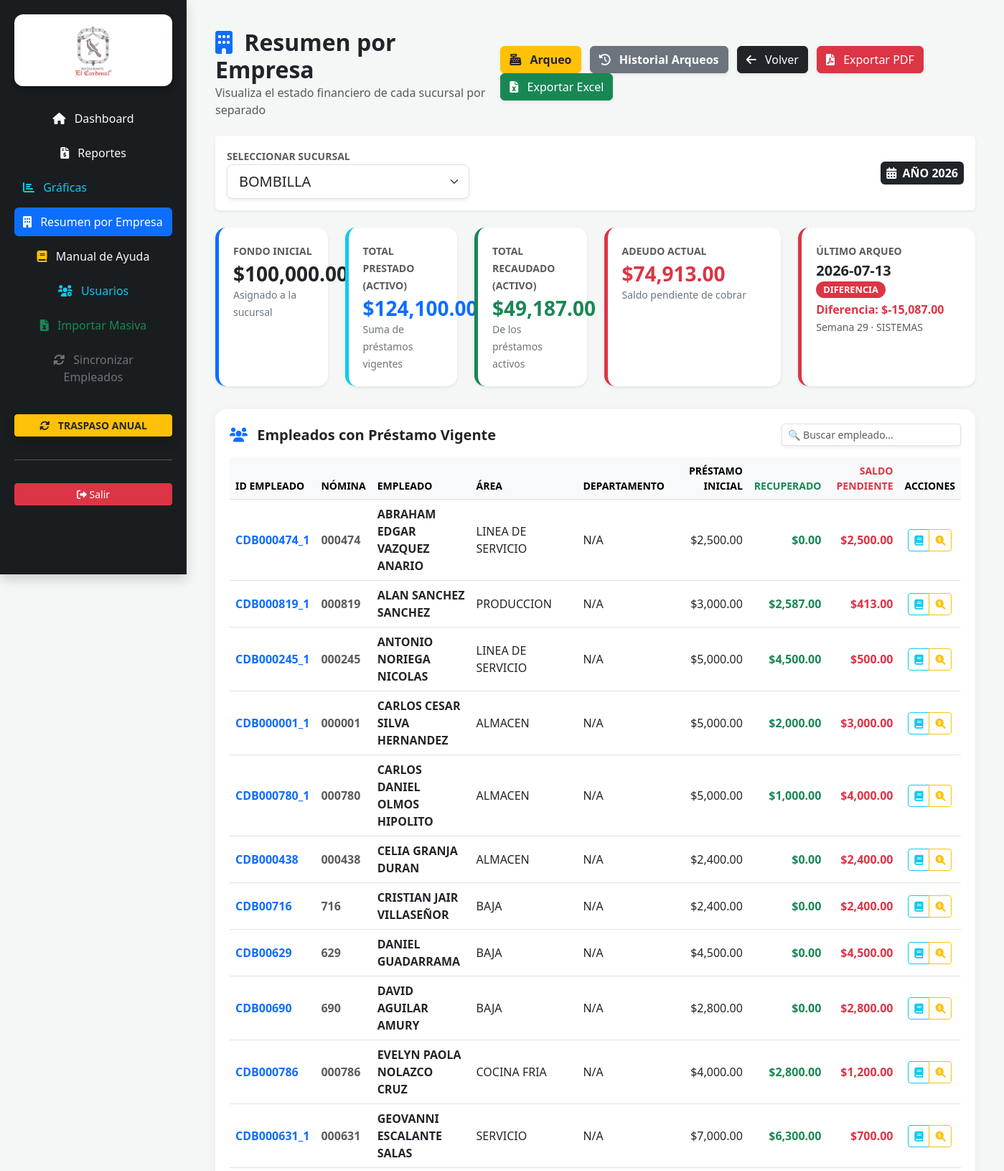
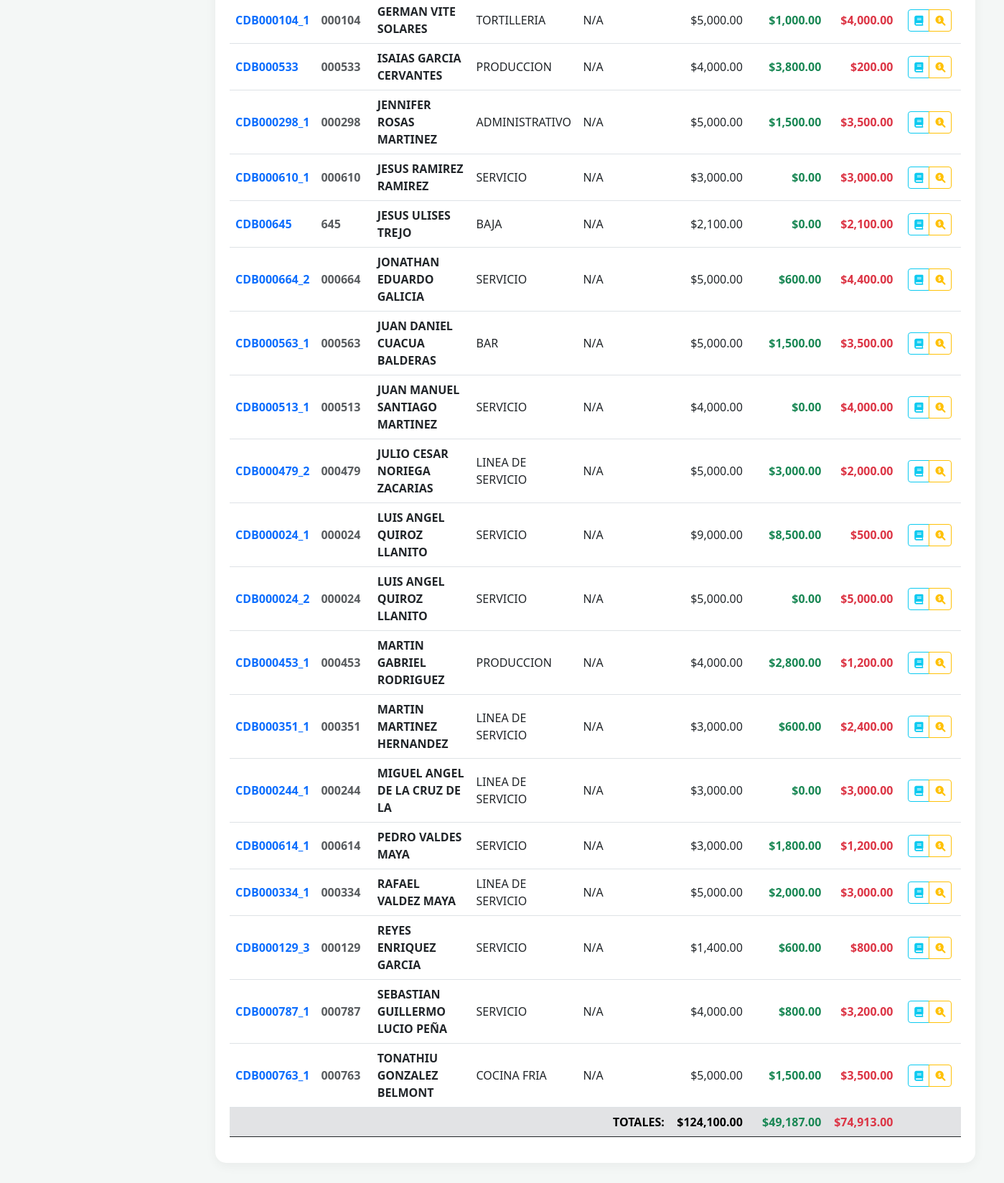
Screenshot of /resumen_empresa/BOMBILLA (signed in) with the database file from the repository (2 pictures, top to bottom).
### tables this page shows
CREATE TABLE arqueos (
        id INTEGER PRIMARY KEY AUTOINCREMENT, sucursal TEXT, fecha TEXT, semana INTEGER, 
        fondo_sistema REAL, efectivo_real REAL, diferencia REAL, observaciones TEXT, usuario TEXT, detalle TEXT);

CREATE TABLE prestamos (
        id INTEGER PRIMARY KEY AUTOINCREMENT, nomina TEXT, empleado TEXT NOT NULL,
        area TEXT, monto_inicial REAL, saldo_pendiente REAL, fecha_otorgamiento TEXT, sucursal TEXT, semana_otorgada INTEGER, autoriza TEXT, motivo_adicional TEXT, id_empleado TEXT, fecha_ingreso TEXT, puesto TEXT);

### app.py (the view)
@app.route('/resumen_empresa/<sucursal>')
def resumen_empresa(sucursal):
    if not es_admin() and session.get('sucursal') != sucursal:
        return redirect(f'/resumen_empresa/{session.get("sucursal")}')
    sucursales_validas = ['TACUBA', 'BOMBILLA', 'RESTORANES', 'NAPOLES', 'BRIGAR', 'BGARI']
    if sucursal not in sucursales_validas:
        sucursal = 'TACUBA'
    conn = sqlite3.connect(DB_NAME, timeout=10.0)
    conn.row_factory = sqlite3.Row
    caja = conn.execute('SELECT saldo_inicial, saldo_actual FROM cajas WHERE sucursal = ?', (sucursal,)).fetchone()
    fondo_inicial = int(caja['saldo_inicial']) if caja else 0
    fondo_actual = int(caja['saldo_actual']) if caja else 0
    ultimo_arqueo = conn.execute('SELECT * FROM arqueos WHERE sucursal = ? ORDER BY fecha DESC LIMIT 1', (sucursal,)).fetchone()
    hoy = datetime.now()
    semana_actual = hoy.isocalendar()[1]
    arqueo_pendiente = False
    if not (es_admin() and sucursal != session.get('sucursal')):
        arqueo_hecho = conn.execute('SELECT id FROM arqueos WHERE sucursal = ? AND semana = ? AND strftime("%Y", fecha) = ?',
                                    (sucursal, semana_actual, str(hoy.year))).fetchone()
        if not arqueo_hecho:
            arqueo_pendiente = True
    historial_arqueos = conn.execute('SELECT * FROM arqueos WHERE sucursal = ? ORDER BY id DESC', (sucursal,)).fetchall()
    historial_arqueos_parsed = []
    for a in historial_arqueos:
        a_dict = dict(a)
        try:
            if a_dict.get('detalle'):
                a_dict['detalle'] = json.loads(a_dict['detalle'])
            else:
                a_dict['detalle'] = {}
        except:
            a_dict['detalle'] = {}
        a_dict['detalle_json'] = json.dumps(a_dict['detalle'], ensure_ascii=False)
        historial_arqueos_parsed.append(a_dict)
    prestamos_activos = conn.execute('''
        SELECT id, id_empleado, nomina, empleado, area, monto_inicial, saldo_pendiente, fecha_ingreso,
               (monto_inicial - saldo_pendiente) as recuperado
        FROM prestamos
        WHERE sucursal = ? AND saldo_pendiente > 0
        ORDER BY empleado ASC
    ''', (sucursal,)).fetchall()
    total_prestado = conn.execute('SELECT SUM(monto_inicial) FROM prestamos WHERE sucursal = ? AND saldo_pendiente > 0', (sucursal,)).fetchone()[0] or 0
    total_adeudo = conn.execute('SELECT SUM(saldo_pendiente) FROM prestamos WHERE sucursal = ? AND saldo_pendiente > 0', (sucursal,)).fetchone()[0] or 0
    total_recaudado = total_prestado - total_adeudo
    cajas = conn.execute('SELECT * FROM cajas').fetchall()
    usuarios_lista = conn.execute('SELECT * FROM usuarios WHERE username != "SISTEMAS"').fetchall()
    res_anio = conn.execute('SELECT fecha_otorgamiento FROM prestamos ORDER BY id DESC LIMIT 1').fetchone()
    anio_act = str(hoy.year)
    if res_anio and res_anio[0]:
        match = re.search(r'\d{4}', str(res_anio[0]))
        if match:
            anio_act = match.group()
    conn.close()
    return render_template('resumen_empresa.html',
                          sucursal=sucursal, sucursales=sucursales_validas,
                          fondo_inicial=fondo_inicial, fondo_actual=fondo_actual,
                          total_prestado=total_prestado, total_recaudado=total_recaudado,
                          total_adeudo=total_adeudo, prestamos=prestamos_activos,
                          anio_act=anio_act, admin=es_admin(), cajas=cajas,
                          usuarios=usuarios_lista, datetime=datetime,
                          arqueo_pendiente=arqueo_pendiente, historial_arqueos=historial_arqueos_parsed,
                          ultimo_arqueo=ultimo_arqueo)

### templates/resumen_empresa.html (shortened to what this page needs)
<!DOCTYPE html>
<html lang="es">
<head>
    <link href="https://cdn.jsdelivr.net/npm/bootstrap@5.3.0/dist/css/bootstrap.min.css" rel="stylesheet">
    <link rel="stylesheet" href="https://cdnjs.cloudflare.com/ajax/libs/font-awesome/6.0.0/css/all.min.css">
</head>
<body>
<div class="sidebar shadow text-center">
    <div class="logo-box">
        <img src="{{ url_for('static', filename='logo_cardenal.png') }}" alt="El Cardenal" class="img-fluid" style="max-height: 80px;">
    </div>
    <nav class="nav flex-column gap-2 text-start">
        <a href="/" class="btn btn-outline-light border-0 py-2"><i class="fas fa-home me-2"></i> Dashboard</a>
        <a href="/reportes" class="btn btn-outline-light border-0 py-2"><i class="fas fa-file-invoice-dollar me-2"></i> Reportes</a>
        <a href="/graficas" class="btn btn-outline-info border-0 py-2 text-start"><i class="fas fa-chart-bar me-2"></i> Gráficas</a>
        <a href="/resumen_empresa" class="btn btn-outline-primary border-0 py-2 text-start active"><i class="fas fa-building me-2"></i> Resumen por Empresa</a>
        <a href="{{ url_for('static', filename='manual_prestamos.pdf') }}" target="_blank" class="btn btn-outline-light border-0 py-2"><i class="fas fa-book me-2 text-warning"></i> Manual de Ayuda</a>
        {% if admin %}
        <button class="btn btn-outline-info border-0 py-2" data-bs-toggle="modal" data-bs-target="#modalUsuarios"><i class="fas fa-users-cog me-2"></i> Usuarios</button>
        <button class="btn btn-outline-success border-0 py-2" data-bs-toggle="modal" data-bs-target="#modalExcel"><i class="fas fa-file-excel me-2"></i> Importar Masiva</button>
        <button class="btn btn-outline-secondary border-0 py-2" data-bs-toggle="modal" data-bs-target="#modalSincronizar"><i class="fas fa-sync-alt me-2"></i> Sincronizar Empleados</button>
        <button class="btn btn-warning text-dark fw-bold btn-sm mt-4 shadow" data-bs-toggle="modal" data-bs-target="#modalAnio"><i class="fas fa-sync-alt me-2"></i> TRASPASO ANUAL</button>
        {% endif %}
        <hr class="opacity-25 mt-4">
        <a href="/logout" class="btn btn-danger btn-sm w-100 mt-2 mb-3"><i class="fas fa-sign-out-alt"></i> Salir</a>
    </nav>
</div>
<div class="main-content">
    <div class="d-flex justify-content-between align-items-center mb-4">
        <div>
            <h2 class="fw-bold text-dark mb-0"><i class="fas fa-building me-2 text-primary"></i> Resumen por Empresa</h2>
            <p class="text-muted mb-0">Visualiza el estado financiero de cada sucursal por separado</p>
        </div>
        <div class="no-print">
            {% if admin %}
            <button class="btn btn-warning shadow-sm text-dark fw-bold me-2" data-bs-toggle="modal" data-bs-target="#modalArqueo"><i class="fas fa-cash-register me-2"></i> Arqueo</button>
            {% endif %}
            <button class="btn btn-secondary shadow-sm fw-bold me-2" data-bs-toggle="modal" data-bs-target="#modalHistorialArqueos"><i class="fas fa-history me-2"></i> Historial Arqueos</button>
            <a href="/" class="btn btn-dark shadow-sm me-2"><i class="fas fa-arrow-left me-2"></i> Volver</a>
            <button onclick="exportarPDF()" class="btn btn-danger shadow-sm"><i class="fas fa-file-pdf me-2"></i> Exportar PDF</button>
            <button onclick="exportarExcel()" class="btn btn-success shadow-sm"><i class="fas fa-file-excel me-2"></i> Exportar Excel</button>
        </div>
    </div>
    <div class="card p-3 shadow-sm mb-4 bg-white border-0 no-print">
        <div class="row align-items-center">
            <div class="col-md-8">
                <label class="fw-bold text-muted text-uppercase small">Seleccionar Sucursal</label>
                {% if admin %}
                <select id="selectorSucursal" class="form-select form-select-lg w-50 shadow-sm" onchange="location = '/resumen_empresa/' + this.value;">
                    {% for s in sucursales %}
                    <option value="{{ s }}" {% if s == sucursal %}selected{% endif %}>{{ s }}</option>
                    {% endfor %}
                </select>
                {% else %}
                <input type="text" class="form-control form-control-lg w-50 bg-light fw-bold text-center" value="{{ sucursal }}" readonly>
                {% endif %}
            </div>
            <div class="col-md-4 text-end">
                <span class="badge bg-dark fs-6 p-2"><i class="fas fa-calendar-alt me-1"></i> AÑO {{ anio_act }}</span>
            </div>
        </div>
    </div>
    <div class="row mb-4">
        <div class="col-lg-2 col-md-4 mb-2">
            <div class="kpi-card shadow-sm border-primary">
                <small class="text-muted fw-bold text-uppercase">Fondo Inicial</small>
                <h3 class="fw-bold text-dark mb-0 mt-1">${{ "{:,.2f}".format(fondo_inicial) }}</h3>
                <small class="text-secondary">Asignado a la sucursal</small>
            </div>
        </div>
        <div class="col-lg-2 col-md-4 mb-2">
            <div class="kpi-card shadow-sm border-info">
                <small class="text-muted fw-bold text-uppercase">Total Prestado (Activo)</small>
                <h3 class="fw-bold text-primary mb-0 mt-1">${{ "{:,.2f}".format(total_prestado) }}</h3>
                <small class="text-secondary">Suma de préstamos vigentes</small>
            </div>
        </div>
        <div class="col-lg-2 col-md-4 mb-2">
            <div class="kpi-card shadow-sm border-success">
                <small class="text-muted fw-bold text-uppercase">Total Recaudado (Activo)</small>
                <h3 class="fw-bold text-success mb-0 mt-1">${{ "{:,.2f}".format(total_recaudado) }}</h3>
                <small class="text-secondary">De los préstamos activos</small>
            </div>
        </div>
        <div class="col-lg-3 col-md-4 mb-2">
            <div class="kpi-card shadow-sm border-danger">
                <small class="text-muted fw-bold text-uppercase">Adeudo Actual</small>
                <h3 class="fw-bold text-danger mb-0 mt-1">${{ "{:,.2f}".format(total_adeudo) }}</h3>
                <small class="text-secondary">Saldo pendiente de cobrar</small>
            </div>
        </div>
        <div class="col-lg-3 col-md-4 mb-2">
            <div class="kpi-card shadow-sm border-{{ 'success' if ultimo_arqueo and ultimo_arqueo.diferencia == 0 else 'danger' }}"
                 style="border-left-color: {{ '#28a745' if ultimo_arqueo and ultimo_arqueo.diferencia == 0 else '#dc3545' }};">
                <small class="text-muted fw-bold text-uppercase">Último Arqueo</small>
                {% if ultimo_arqueo %}
                    <h5 class="fw-bold mb-0 mt-1">
                        {{ ultimo_arqueo.fecha.split(' ')[0] }}
                        <span class="badge {{ 'bg-success' if ultimo_arqueo.diferencia == 0 else 'bg-danger' }} badge-estatus">
                            {{ 'CUADRADO' if ultimo_arqueo.diferencia == 0 else 'DIFERENCIA' }}
                        </span>
                    </h5>
                    <div class="mt-1">
                        <span class="fw-bold {{ 'text-success' if ultimo_arqueo.diferencia == 0 else 'text-danger' }}">
                            Diferencia: ${{ "{:,.2f}".format(ultimo_arqueo.diferencia) }}
                        </span>
                    </div>
                    <small class="text-muted">Semana {{ ultimo_arqueo.semana }} · {{ ultimo_arqueo.usuario }}</small>
                {% else %}
                    <h5 class="fw-bold text-muted mt-1">Sin arqueo</h5>
                    <small class="text-secondary">No hay registros</small>
                {% endif %}
            </div>
        </div>
    </div>
    <div class="table-container" id="tablaContainer">
        <div class="d-flex justify-content-between align-items-center mb-3 no-print">
            <h5 class="fw-bold mb-0"><i class="fas fa-users me-2 text-primary"></i> Empleados con Préstamo Vigente</h5>
            <div>
                <input type="text" id="busqueda" class="form-control form-control-sm shadow-sm" placeholder="🔍 Buscar empleado..." style="width: 250px;" onkeyup="filtrarTabla()">
            </div>
        </div>
        <table class="table table-hover align-middle" id="tablaEmpleados">
            <thead class="table-light text-uppercase small">
                <tr>
                    <th>ID Empleado</th>
                    <th>Nómina</th>
                    <th>Empleado</th>
                    <th>Área</th>
                    <th>DEPARTAMENTO</th>
                    <th class="text-end">Préstamo Inicial</th>
                    <th class="text-end text-success">Recuperado</th>
                    <th class="text-end text-danger">Saldo Pendiente</th>
                    <th class="text-center no-print">Acciones</th>
                </tr>
            </thead>
            <tbody>
                {% set total_prestado_suma = namespace(valor=0) %}
                {% set total_recuperado_suma = namespace(valor=0) %}
                {% set total_pendiente_suma = namespace(valor=0) %}
                {% for p in prestamos %}
                    {% set total_prestado_suma.valor = total_prestado_suma.valor + p.monto_inicial %}
                    {% set total_recuperado_suma.valor = total_recuperado_suma.valor + p.recuperado %}
                    {% set total_pendiente_suma.valor = total_pendiente_suma.valor + p.saldo_pendiente %}
                <tr>
                    <td class="fw-bold text-primary">{{ p.id_empleado or 'N/A' }}</td>
                    <td class="text-muted fw-bold">{{ p.nomina }}</td>
                    <td class="fw-bold">{{ p.empleado }}</td>
                    <td>{{ p.area }}</td>
                    <td>{{ p.puesto or 'N/A' }}</td>
                    <td class="text-end">${{ "{:,.2f}".format(p.monto_inicial) }}</td>
                    <td class="text-end text-success fw-bold">${{ "{:,.2f}".format(p.recuperado) }}</td>
                    <td class="text-end text-danger fw-bold">${{ "{:,.2f}".format(p.saldo_pendiente) }}</td>
                    <td class="text-center no-print">
                        <div class="btn-group">
                            <a href="/reporte/kardex_empleado" class="btn btn-sm btn-outline-info" title="Ver Kardex" onclick="event.preventDefault(); document.getElementById('formKardex{{ p.id }}').submit();">
                                <i class="fas fa-book"></i>
                            </a>
                            <a href="/auditar_abonos/{{ p.id }}" class="btn btn-sm btn-outline-warning" title="Auditar Abonos">
                                <i class="fas fa-search-dollar"></i>
                            </a>
                        </div>
                    </td>
                </tr>
                {% else %}
                <tr><td colspan="9" class="text-center text-muted py-4">No hay empleados con préstamos activos en esta sucursal.</td></tr>
                {% endfor %}
            </tbody>
            <tfoot class="table-secondary fw-bold border-top border-dark">
                <tr>
                    <td colspan="5" class="text-end text-uppercase">TOTALES:</td>
                    <td class="text-end" id="total_prestado_foot">${{ "{:,.2f}".format(total_prestado_suma.valor) }}</td>
                    <td class="text-end text-success" id="total_recuperado_foot">${{ "{:,.2f}".format(total_recuperado_suma.valor) }}</td>
                    <td class="text-end text-danger" id="total_pendiente_foot">${{ "{:,.2f}".format(total_pendiente_suma.valor) }}</td>
                    <td class="no-print"></td>
                </tr>
            </tfoot>
        </table>
    </div>
</div>
</body>
</html>

### rows the page displays
arqueos: fecha "2026-07-13", diferencia "DIFERENCIA", diferencia "-15,087.00", semana "29", usuario "SISTEMAS"
prestamos: id_empleado "CDB000474_1", nomina "000474", empleado "ABRAHAM EDGAR VAZQUEZ ANARIO", area "LINEA DE SERVICIO", puesto "N/A", monto_inicial "2,500.00", recuperado "0.00", saldo_pendiente "2,500.00"
prestamos: id_empleado "CDB000819_1", nomina "000819", empleado "ALAN SANCHEZ SANCHEZ", area "PRODUCCION", puesto "N/A", monto_inicial "3,000.00", recuperado "2,587.00", saldo_pendiente "413.00"
prestamos: id_empleado "CDB000245_1", nomina "000245", empleado "ANTONIO NORIEGA NICOLAS", area "LINEA DE SERVICIO", puesto "N/A", monto_inicial "5,000.00", recuperado "4,500.00", saldo_pendiente "500.00"
prestamos: id_empleado "CDB000001_1", nomina "000001", empleado "CARLOS CESAR SILVA HERNANDEZ", area "ALMACEN", puesto "N/A", monto_inicial "5,000.00", recuperado "2,000.00", saldo_pendiente "3,000.00"
prestamos: id_empleado "CDB000780_1", nomina "000780", empleado "CARLOS DANIEL OLMOS HIPOLITO", area "ALMACEN", puesto "N/A", monto_inicial "5,000.00", recuperado "1,000.00", saldo_pendiente "4,000.00"
prestamos: id_empleado "CDB000438", nomina "000438", empleado "CELIA GRANJA DURAN", area "ALMACEN", puesto "N/A", monto_inicial "2,400.00", recuperado "0.00", saldo_pendiente "2,400.00"
prestamos: id_empleado "CDB00716", nomina "716", empleado "CRISTIAN JAIR VILLASEÑOR", area "BAJA", puesto "N/A", monto_inicial "2,400.00", recuperado "0.00", saldo_pendiente "2,400.00"
prestamos: id_empleado "CDB00629", nomina "629", empleado "DANIEL GUADARRAMA", area "BAJA", puesto "N/A", monto_inicial "4,500.00", recuperado "0.00", saldo_pendiente "4,500.00"
prestamos: id_empleado "CDB00690", nomina "690", empleado "DAVID AGUILAR AMURY", area "BAJA", puesto "N/A", monto_inicial "2,800.00", recuperado "0.00", saldo_pendiente "2,800.00"
prestamos: id_empleado "CDB000786", nomina "000786", empleado "EVELYN PAOLA NOLAZCO CRUZ", area "COCINA FRIA", puesto "N/A", monto_inicial "4,000.00", recuperado "2,800.00", saldo_pendiente "1,200.00"
prestamos: id_empleado "CDB000631_1", nomina "000631", empleado "GEOVANNI ESCALANTE SALAS", area "SERVICIO", puesto "N/A", monto_inicial "7,000.00", recuperado "6,300.00", saldo_pendiente "700.00"
prestamos: id_empleado "CDB000104_1", nomina "000104", empleado "GERMAN VITE SOLARES", area "TORTILLERIA", puesto "N/A", monto_inicial "5,000.00", recuperado "1,000.00", saldo_pendiente "4,000.00"
prestamos: id_empleado "CDB000533", nomina "000533", empleado "ISAIAS GARCIA CERVANTES", area "PRODUCCION", puesto "N/A", monto_inicial "4,000.00", recuperado "3,800.00", saldo_pendiente "200.00"
prestamos: id_empleado "CDB000298_1", nomina "000298", empleado "JENNIFER ROSAS MARTINEZ", area "ADMINISTRATIVO", puesto "N/A", monto_inicial "5,000.00", recuperado "1,500.00", saldo_pendiente "3,500.00"
prestamos: id_empleado "CDB000610_1", nomina "000610", empleado "JESUS RAMIREZ RAMIREZ", area "SERVICIO", puesto "N/A", monto_inicial "3,000.00", recuperado "0.00", saldo_pendiente "3,000.00"
prestamos: id_empleado "CDB00645", nomina "645", empleado "JESUS ULISES TREJO", area "BAJA", puesto "N/A", monto_inicial "2,100.00", recuperado "0.00", saldo_pendiente "2,100.00"
prestamos: id_empleado "CDB000664_2", nomina "000664", empleado "JONATHAN EDUARDO GALICIA", area "SERVICIO", puesto "N/A", monto_inicial "5,000.00", recuperado "600.00", saldo_pendiente "4,400.00"
prestamos: id_empleado "CDB000563_1", nomina "000563", empleado "JUAN DANIEL CUACUA BALDERAS", area "BAR", puesto "N/A", monto_inicial "5,000.00", recuperado "1,500.00", saldo_pendiente "3,500.00"
prestamos: id_empleado "CDB000513_1", nomina "000513", empleado "JUAN MANUEL SANTIAGO MARTINEZ", area "SERVICIO", puesto "N/A", monto_inicial "4,000.00", recuperado "0.00", saldo_pendiente "4,000.00"
prestamos: id_empleado "CDB000479_2", nomina "000479", empleado "JULIO CESAR NORIEGA ZACARIAS", area "LINEA DE SERVICIO", puesto "N/A", monto_inicial "5,000.00", recuperado "3,000.00", saldo_pendiente "2,000.00"
prestamos: id_empleado "CDB000024_1", nomina "000024", empleado "LUIS ANGEL QUIROZ LLANITO", area "SERVICIO", puesto "N/A", monto_inicial "9,000.00", recuperado "8,500.00", saldo_pendiente "500.00"
prestamos: id_empleado "CDB000024_2", nomina "000024", empleado "LUIS ANGEL QUIROZ LLANITO", area "SERVICIO", puesto "N/A", monto_inicial "5,000.00", recuperado "0.00", saldo_pendiente "5,000.00"
prestamos: id_empleado "CDB000453_1", nomina "000453", empleado "MARTIN GABRIEL RODRIGUEZ", area "PRODUCCION", puesto "N/A", monto_inicial "4,000.00", recuperado "2,800.00", saldo_pendiente "1,200.00"
prestamos: id_empleado "CDB000351_1", nomina "000351", empleado "MARTIN MARTINEZ HERNANDEZ", area "LINEA DE SERVICIO", puesto "N/A", monto_inicial "3,000.00", recuperado "600.00", saldo_pendiente "2,400.00"
prestamos: id_empleado "CDB000244_1", nomina "000244", empleado "MIGUEL ANGEL DE LA CRUZ DE LA", area "LINEA DE SERVICIO", puesto "N/A", monto_inicial "3,000.00", recuperado "0.00", saldo_pendiente "3,000.00"
prestamos: id_empleado "CDB000614_1", nomina "000614", empleado "PEDRO VALDES MAYA", area "SERVICIO", puesto "N/A", monto_inicial "3,000.00", recuperado "1,800.00", saldo_pendiente "1,200.00"
prestamos: id_empleado "CDB000334_1", nomina "000334", empleado "RAFAEL VALDEZ MAYA", area "LINEA DE SERVICIO", puesto "N/A", monto_inicial "5,000.00", recuperado "2,000.00", saldo_pendiente "3,000.00"
prestamos: id_empleado "CDB000129_3", nomina "000129", empleado "REYES ENRIQUEZ GARCIA", area "SERVICIO", puesto "N/A", monto_inicial "1,400.00", recuperado "600.00", saldo_pendiente "800.00"
prestamos: id_empleado "CDB000787_1", nomina "000787", empleado "SEBASTIAN GUILLERMO LUCIO PEÑA", area "SERVICIO", puesto "N/A", monto_inicial "4,000.00", recuperado "800.00", saldo_pendiente "3,200.00"
prestamos: id_empleado "CDB000763_1", nomina "000763", empleado "TONATHIU GONZALEZ BELMONT", area "COCINA FRIA", puesto "N/A", monto_inicial "5,000.00", recuperado "1,500.00", saldo_pendiente "3,500.00"

### other values shown
{{ anio_act }} "2026"
{{ "{:,.2f}".format(fondo_inicial) }} "100,000.00"
{{ "{:,.2f}".format(total_prestado) }} "124,100.00"
{{ "{:,.2f}".format(total_recaudado) }} "49,187.00"
{{ "{:,.2f}".format(total_adeudo) }} "74,913.00"
{{ "{:,.2f}".format(total_prestado_suma.valor) }} "124,100.00"
{{ "{:,.2f}".format(total_recuperado_suma.valor) }} "49,187.00"
{{ "{:,.2f}".format(total_pendiente_suma.valor) }} "74,913.00"
form field value "BOMBILLA"
